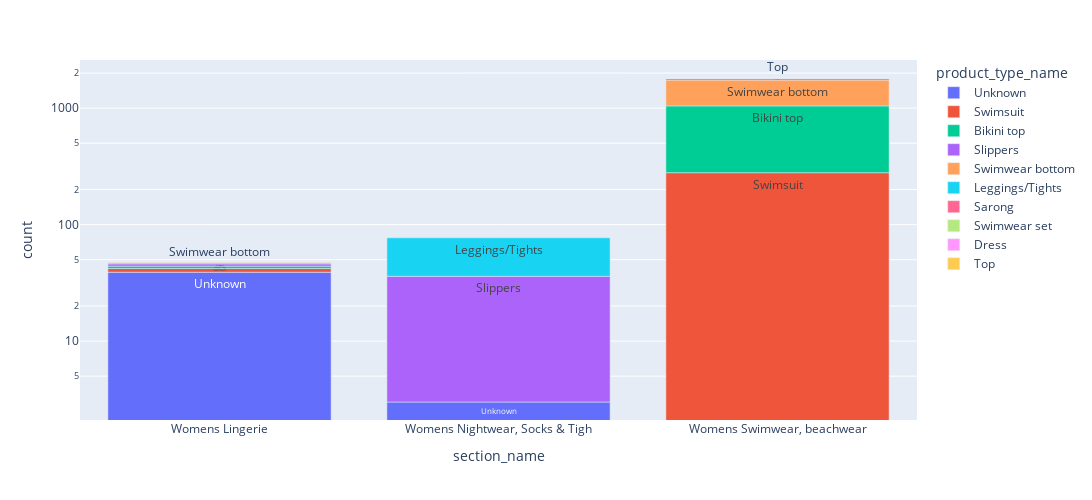

The notebook cell saved with this chart:
### Code cell
vis_df = pd.DataFrame(selected_articles.loc[(selected_articles['index_group_name'] =='Ladieswear') & (selected_articles['index_name']== 'Lingeries/Tights'),['section_name','garment_group_name','product_type_name']].value_counts()).reset_index().sort_values(by =['section_name'])
fig = px.bar(vis_df,x = 'section_name', color="product_type_name",y= 'count',  text = 'product_type_name',width=1100, height=500, log_y= True)
fig.show()

### Figure 1 — Plotly figure (JSON) as saved in the notebook; plotly's stock layout.template omitted (floating-point values rounded to 4 significant figures)
{"data": [{"alignmentgroup": "True", "hovertemplate": "product_type_name=%{text}<br>section_name=%{x}<br>count=%{y}<extra></extra>", "legendgroup": "Unknown", "marker": {"color": "#636efa", "pattern": {"shape": ""}}, "name": "Unknown", "offsetgroup": "Unknown", "orientation": "v", "showlegend": true, "text": ["Unknown", "Unknown"], "textposition": "auto", "type": "bar", "x": ["Womens Lingerie", "Womens Nightwear, Socks & Tigh"], "xaxis": "x", "y": [39, 3], "yaxis": "y"}, {"alignmentgroup": "True", "hovertemplate": "product_type_name=%{text}<br>section_name=%{x}<br>count=%{y}<extra></extra>", "legendgroup": "Swimsuit", "marker": {"color": "#EF553B", "pattern": {"shape": ""}}, "name": "Swimsuit", "offsetgroup": "Swimsuit", "orientation": "v", "showlegend": true, "text": ["Swimsuit", "Swimsuit"], "textposition": "auto", "type": "bar", "x": ["Womens Lingerie", "Womens Swimwear, beachwear"], "xaxis": "x", "y": [3, 279], "yaxis": "y"}, {"alignmentgroup": "True", "hovertemplate": "product_type_name=%{text}<br>section_name=%{x}<br>count=%{y}<extra></extra>", "legendgroup": "Bikini top", "marker": {"color": "#00cc96", "pattern": {"shape": ""}}, "name": "Bikini top", "offsetgroup": "Bikini top", "orientation": "v", "showlegend": true, "text": ["Bikini top", "Bikini top"], "textposition": "auto", "type": "bar", "x": ["Womens Lingerie", "Womens Swimwear, beachwear"], "xaxis": "x", "y": [2, 766], "yaxis": "y"}, {"alignmentgroup": "True", "hovertemplate": "product_type_name=%{text}<br>section_name=%{x}<br>count=%{y}<extra></extra>", "legendgroup": "Slippers", "marker": {"color": "#ab63fa", "pattern": {"shape": ""}}, "name": "Slippers", "offsetgroup": "Slippers", "orientation": "v", "showlegend": true, "text": ["Slippers", "Slippers"], "textposition": "auto", "type": "bar", "x": ["Womens Lingerie", "Womens Nightwear, Socks & Tigh"], "xaxis": "x", "y": [2, 33], "yaxis": "y"}, {"alignmentgroup": "True", "hovertemplate": "product_type_name=%{text}<br>section_name=%{x}<br>count=%{y}<extra></extra>", "legendgroup": "Swimwear bottom", "marker": {"color": "#FFA15A", "pattern": {"shape": ""}}, "name": "Swimwear bottom", "offsetgroup": "Swimwear bottom", "orientation": "v", "showlegend": true, "text": ["Swimwear bottom", "Swimwear bottom"], "textposition": "auto", "type": "bar", "x": ["Womens Lingerie", "Womens Swimwear, beachwear"], "xaxis": "x", "y": [1, 697], "yaxis": "y"}, {"alignmentgroup": "True", "hovertemplate": "product_type_name=%{text}<br>section_name=%{x}<br>count=%{y}<extra></extra>", "legendgroup": "Leggings/Tights", "marker": {"color": "#19d3f3", "pattern": {"shape": ""}}, "name": "Leggings/Tights", "offsetgroup": "Leggings/Tights", "orientation": "v", "showlegend": true, "text": ["Leggings/Tights"], "textposition": "auto", "type": "bar", "x": ["Womens Nightwear, Socks & Tigh"], "xaxis": "x", "y": [41], "yaxis": "y"}, {"alignmentgroup": "True", "hovertemplate": "product_type_name=%{text}<br>section_name=%{x}<br>count=%{y}<extra></extra>", "legendgroup": "Sarong", "marker": {"color": "#FF6692", "pattern": {"shape": ""}}, "name": "Sarong", "offsetgroup": "Sarong", "orientation": "v", "showlegend": true, "text": ["Sarong"], "textposition": "auto", "type": "bar", "x": ["Womens Swimwear, beachwear"], "xaxis": "x", "y": [61], "yaxis": "y"}, {"alignmentgroup": "True", "hovertemplate": "product_type_name=%{text}<br>section_name=%{x}<br>count=%{y}<extra></extra>", "legendgroup": "Swimwear set", "marker": {"color": "#B6E880", "pattern": {"shape": ""}}, "name": "Swimwear set", "offsetgroup": "Swimwear set", "orientation": "v", "showlegend": true, "text": ["Swimwear set"], "textposition": "auto", "type": "bar", "x": ["Womens Swimwear, beachwear"], "xaxis": "x", "y": [7], "yaxis": "y"}, {"alignmentgroup": "True", "hovertemplate": "product_type_name=%{text}<br>section_name=%{x}<br>count=%{y}<extra></extra>", "legendgroup": "Dress", "marker": {"color": "#FF97FF", "pattern": {"shape": ""}}, "name": "Dress", "offsetgroup": "Dress", "orientation": "v", "showlegend": true, "text": ["Dress"], "textposition": "auto", "type": "bar", "x": ["Womens Swimwear, beachwear"], "xaxis": "x", "y": [2], "yaxis": "y"}, {"alignmentgroup": "True", "hovertemplate": "product_type_name=%{text}<br>section_name=%{x}<br>count=%{y}<extra></extra>", "legendgroup": "Top", "marker": {"color": "#FECB52", "pattern": {"shape": ""}}, "name": "Top", "offsetgroup": "Top", "orientation": "v", "showlegend": true, "text": ["Top"], "textposition": "auto", "type": "bar", "x": ["Womens Swimwear, beachwear"], "xaxis": "x", "y": [2], "yaxis": "y"}], "layout": {"barmode": "relative", "height": 500, "legend": {"title": {"text": "product_type_name"}, "tracegroupgap": 0}, "margin": {"t": 60}, "width": 1100, "xaxis": {"anchor": "y", "autorange": true, "domain": [0, 1], "range": [-0.5, 2.5], "title": {"text": "section_name"}, "type": "category"}, "yaxis": {"anchor": "x", "autorange": true, "domain": [0, 1], "range": [0.3226, 3.413], "title": {"text": "count"}, "type": "log"}}}
